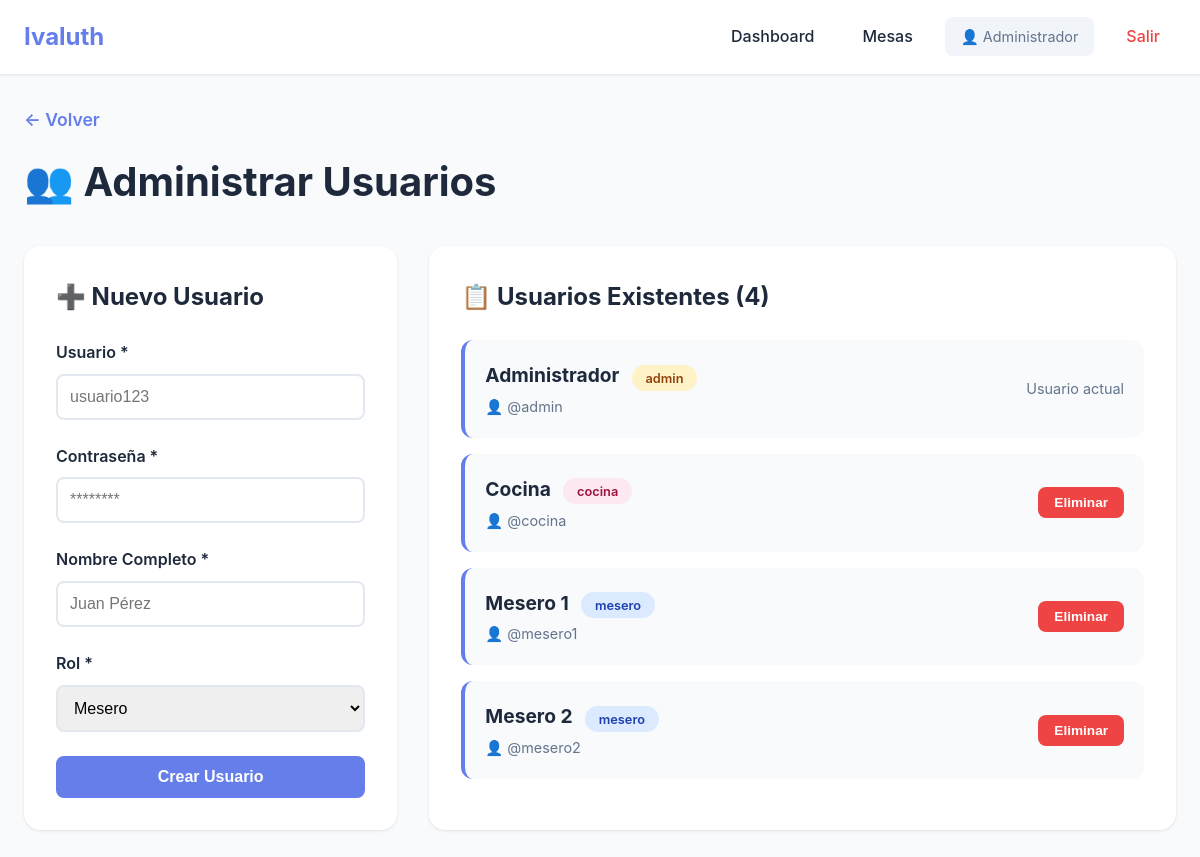
The app's page /administrar_usuarios (signed in) with its own data.
### app.py (models this page shows, shortened)
class Usuario(UserMixin, db.Model):
    id = db.Column(db.Integer, primary_key=True)
    username = db.Column(db.String(80), unique=True, nullable=False)
    password_hash = db.Column(db.String(200), nullable=False)
    nombre = db.Column(db.String(100), nullable=False)
    rol = db.Column(db.String(20), default='mesero')  # mesero, cocina, admin

### app.py (the view, shortened to what this page needs)
@app.route("/administrar_usuarios", methods=["GET", "POST"])
@login_required
def administrar_usuarios():
    if current_user.rol != 'admin':
        flash('Solo los administradores pueden gestionar usuarios', 'error')
        return redirect(url_for('dashboard'))
    usuarios = Usuario.query.order_by(Usuario.nombre).all()
    return render_template("administrar_usuarios.html", usuarios=usuarios)

### app.py (called while the page is built)
@login_manager.user_loader
def load_user(user_id):
    return Usuario.query.get(int(user_id))

### templates/administrar_usuarios.html (shortened to what this page needs)
<!DOCTYPE html>
<html lang="es">
<head>
</head>
<body>
    <nav class="navbar">
        <div class="nav-container">
            <div class="nav-brand">Ivaluth</div>
            <div class="nav-menu">
                <a href="{{ url_for('dashboard') }}" class="nav-link">Dashboard</a>
                <a href="{{ url_for('administrar_mesas') }}" class="nav-link">Mesas</a>
                <span class="nav-user">👤 {{ current_user.nombre }}</span>
                <a href="{{ url_for('logout') }}" class="nav-link nav-logout">Salir</a>
            </div>
        </div>
    </nav>
    <div class="container">
        <div class="page-header">
            <a href="{{ url_for('dashboard') }}" class="btn-back">← Volver</a>
            <h1>👥 Administrar Usuarios</h1>
        </div>
        <div class="admin-grid">
            <div class="card">
                <h2>➕ Nuevo Usuario</h2>
                <form method="POST">
                    <div class="form-group">
                        <label for="username">Usuario *</label>
                        <input type="text" id="username" name="username" required placeholder="usuario123">
                    </div>
                    <div class="form-group">
                        <label for="password">Contraseña *</label>
                        <input type="password" id="password" name="password" required placeholder="********">
                    </div>
                    <div class="form-group">
                        <label for="nombre">Nombre Completo *</label>
                        <input type="text" id="nombre" name="nombre" required placeholder="Juan Pérez">
                    </div>
                    <div class="form-group">
                        <label for="rol">Rol *</label>
                        <select id="rol" name="rol" required>
                            <option value="mesero">Mesero</option>
                        </select>
                    </div>
                    <button type="submit" class="btn btn-primary">Crear Usuario</button>
                </form>
            </div>
            <div class="card">
                <h2>📋 Usuarios Existentes ({{ usuarios|length }})</h2>
                {% if usuarios %}
                <div class="usuarios-list">
                    {% for usuario in usuarios %}
                    <div class="usuario-item">
                        <div class="usuario-info">
                            <h3>
                                {{ usuario.nombre }}
                                <span class="badge badge-{{ usuario.rol }}">{{ usuario.rol }}</span>
                            </h3>
                            <p>👤 @{{ usuario.username }}</p>
                        </div>
                        {% if usuario.id != current_user.id %}
                        <div>
                            <form method="POST" action="{{ url_for('eliminar_usuario', user_id=usuario.id) }}" style="display: inline;">
                                <button type="submit" class="btn btn-danger btn-sm"
                                        onclick="return confirm('¿Eliminar a {{ usuario.nombre }}?')">
                                    Eliminar
                                </button>
                            </form>
                        </div>
                        {% else %}
                        <div>
                            <span style="color: #64748b; font-size: 0.9rem;">Usuario actual</span>
                        </div>
                        {% endif %}
                    </div>
                    {% endfor %}
                </div>
                {% else %}
                <p style="text-align: center; color: #64748b; padding: 2rem;">No hay usuarios creados</p>
                {% endif %}
            </div>
        </div>
    </div>
</body>
</html>

### templates/administrar_usuarios.html (style rules this page uses)
* { margin: 0; padding: 0; box-sizing: border-box; }
body { font-family: -apple-system, BlinkMacSystemFont, 'Segoe UI', Roboto, Oxygen, Ubuntu, Cantarell, sans-serif; background: #f8fafc; color: #1e293b; line-height: 1.6; }
.navbar { background: white; box-shadow: 0 1px 3px rgba(0,0,0,0.1); position: sticky; top: 0; z-index: 1000; }
.nav-container { max-width: 1400px; margin: 0 auto; padding: 1rem 1.5rem; display: flex; justify-content: space-between; align-items: center; }
.nav-brand { font-size: 1.5rem; font-weight: bold; color: #667eea; }
.nav-menu { display: flex; gap: 1rem; align-items: center; }
.nav-link { color: #1e293b; text-decoration: none; padding: 0.5rem 1rem; border-radius: 0.5rem; transition: all 0.3s; font-weight: 500; }
.nav-logout { color: #ef4444; }
.nav-user { color: #64748b; font-size: 0.9rem; padding: 0.5rem 1rem; background: #f1f5f9; border-radius: 0.5rem; }
.container { max-width: 1200px; margin: 0 auto; padding: 2rem 1.5rem; }
.page-header { margin-bottom: 2rem; }
.btn-back { display: inline-block; margin-bottom: 1rem; color: #667eea; text-decoration: none; font-weight: 600; font-size: 1.1rem; }
.page-header h1 { font-size: 2.5rem; color: #1e293b; }
.admin-grid { display: grid; grid-template-columns: 1fr 2fr; gap: 2rem; }
.card { background: white; padding: 2rem; border-radius: 1rem; box-shadow: 0 1px 3px rgba(0,0,0,0.1); }
.card h2 { margin-bottom: 1.5rem; color: #1e293b; font-size: 1.5rem; }
.form-group { margin-bottom: 1.5rem; }
.form-group label { display: block; margin-bottom: 0.5rem; font-weight: 600; color: #1e293b; }
.form-group input, .form-group select { width: 100%; padding: 0.75rem; border: 2px solid #e2e8f0; border-radius: 0.5rem; font-size: 1rem; transition: all 0.3s; }
.btn { padding: 0.75rem 1.5rem; border: none; border-radius: 0.5rem; font-size: 1rem; font-weight: 600; cursor: pointer; transition: all 0.3s; }
.btn-primary { background: #667eea; color: white; width: 100%; }
.btn-danger { background: #ef4444; color: white; }
.btn-sm { padding: 0.5rem 1rem; font-size: 0.85rem; }
.usuarios-list { display: grid; gap: 1rem; }
.usuario-item { display: flex; justify-content: space-between; align-items: center; padding: 1.25rem; background: #f8fafc; border-radius: 0.75rem; border-left: 4px solid #667eea; }
.usuario-info h3 { font-size: 1.2rem; color: #1e293b; margin-bottom: 0.25rem; }
.usuario-info p { color: #64748b; font-size: 0.9rem; }
.badge { padding: 0.35rem 0.85rem; border-radius: 1rem; font-size: 0.8rem; font-weight: 600; margin-left: 0.5rem; }
.badge-admin { background: #fef3c7; color: #92400e; }
.badge-mesero { background: #dbeafe; color: #1e40af; }
.badge-cocina { background: #fce7f3; color: #9f1239; }

### records on screen
Usuario: nombre "Administrador", rol "admin", username "admin", shows "Usuario actual"
Usuario: nombre "Cocina", rol "cocina", username "cocina"
Usuario: nombre "Mesero 1", rol "mesero", username "mesero1"
Usuario: nombre "Mesero 2", rol "mesero", username "mesero2"

### other values on screen
{{ usuarios|length }} "4"
